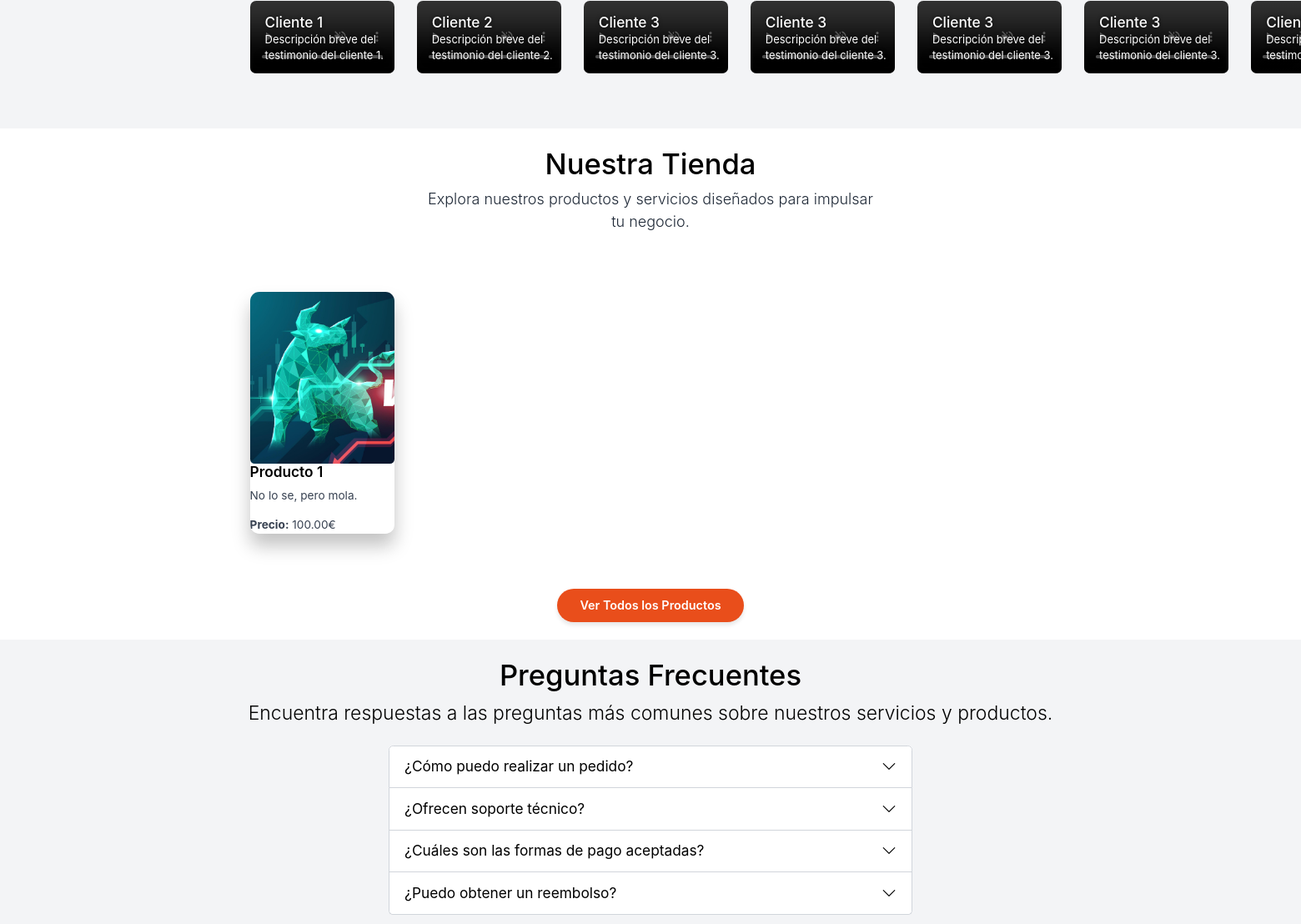
/ (middle part), run on an earlier commit of the app's database.
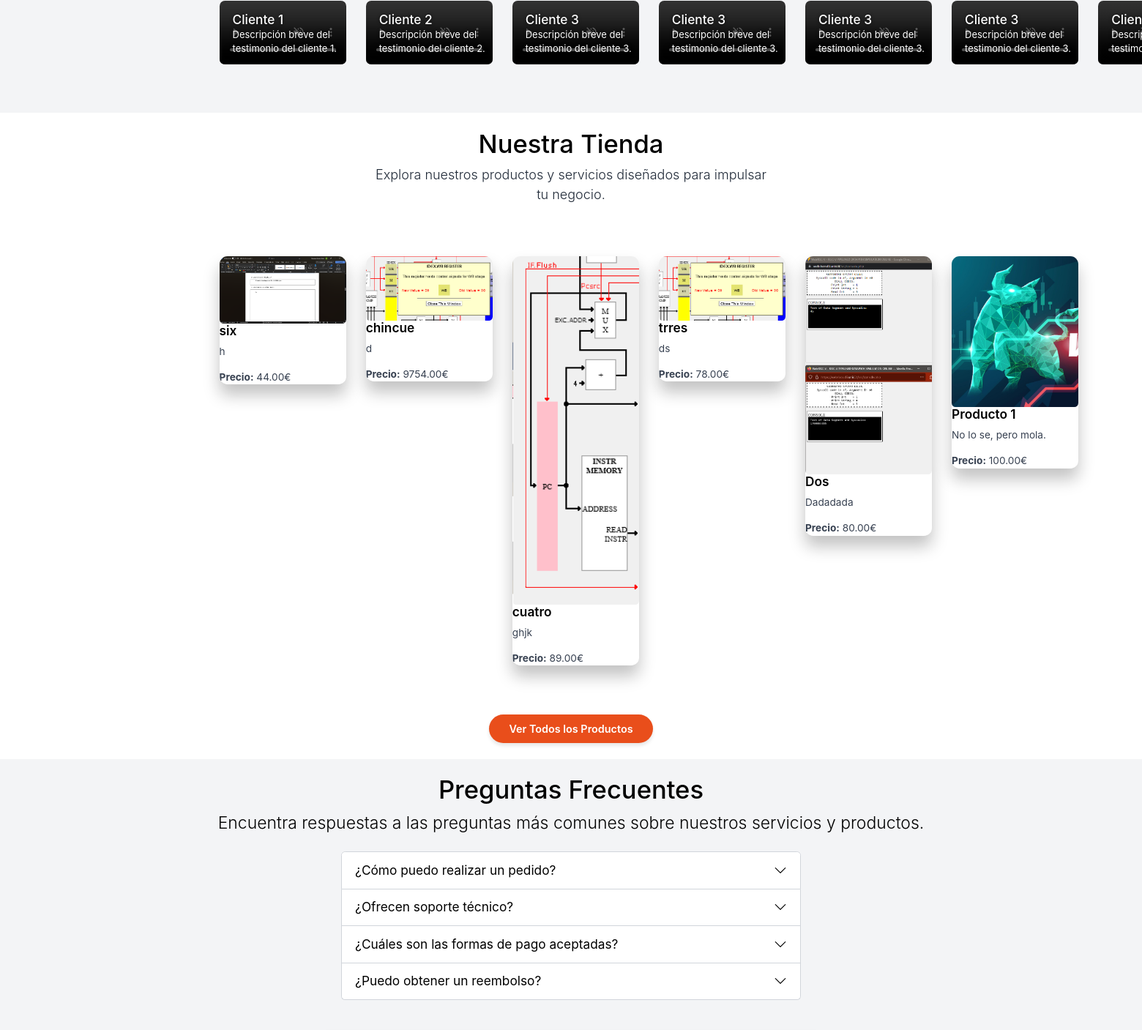
And on a later commit of the database.
### app/models.py (models this page shows, shortened)
class Product(db.Model):
    __tablename__ = 'product'
    id = db.Column(db.Integer, primary_key=True)
    name = db.Column(db.String(150), nullable=False)
    description = db.Column(db.Text, nullable=False)
    features = db.Column(db.Text, nullable=True)
    type = db.Column(db.String(50), nullable=False, default='NFC')
    image_file = db.Column(db.String(20), nullable=True, default='default_product.jpg')
    discount = db.Column(db.Float, nullable=True, default=0)
    price = db.Column(db.Float, nullable=False)
    stock = db.Column(db.Integer, nullable=False, default=0)
    date_added = db.Column(db.DateTime, default=datetime.utcnow)
    cart_items = db.relationship('CartItem', backref='product', lazy=True)
    images = db.relationship('ProductImage', backref='product', lazy=True)

### app/routes.py (the view)
@app.route('/')
@app.route('/<lang_code>')
def index(lang_code=None):
    products = Product.query.order_by(Product.date_added.desc()).limit(6).all()
    add_to_cart_form = AddToCartForm()
    return render_template('index.html', products=products, add_to_cart_form=add_to_cart_form)

### app/routes.py (called while the page is built)
@app.before_request
def parse_url():
    path = request.path
    g.lang_code = 'en'
    if path.startswith('/es'):
        g.lang_code = 'es'
    elif path.startswith('/en'):
        if len(path) == 3:
            return redirect('/', code=301)
        path = path[3:]
        return redirect(path, code=301)
    return None

@app.context_processor
def inject_logout_form():
    logout_form = LogoutForm()
    return dict(logout_form=logout_form)

@app.context_processor
def inject_add_to_cart_form():
    form = AddToCartForm()
    return dict(add_to_cart_form=form)

### app/utils.py (called while the page is built)
def url_for_locale(url, lang):
    out = url_for(url)
    if lang != 'en':
        if out == '/':
            out = '/es'
        else:
            out = '/es' + out
    return out

### app/templates/index.html (shortened to what the changed rows need)
{% extends "app.html" %}
{% block content %}
<main>
    <section class="store-section py-4">
        <div class="container">
            <div class="row mb-5 text-center">
                <div class="col-12">
                    <h2>{{ _('Nuestra Tienda') }}</h2>
                </div>
            </div>
            <div class="swiper-container">
                <div class="swiper-wrapper">
                    {% for product in products %}
                    <div class="swiper-slide">
                        <div class="card h-100 shadow-sm">
                            <a href="{{ url_for('product_detail', product_id=product.id) }}">
                                <img src="{{ url_for('static', filename='img/' ~ product.image_file) }}" class="card-img-top img-fluid rounded" alt="{{ product.name }}">
                            </a>
                            <div class="card-body d-flex flex-column">
                                <h5 class="card-title">
                                    <a href="{{ url_for('product_detail', product_id=product.id) }}" class="text-decoration-none text-dark">
                                        {{ product.name }}
                                    </a>
                                </h5>
                                <p class="card-text">{{ product.description }}</p>
                                <p class="card-text"><strong>{{ _('Precio') }}:</strong> {{ "%.2f"|format(product.price) }}€</p>
                            </div>
                        </div>
                    </div>
                    {% endfor %}
                </div>
            </div>
        </div>
    </section>
    <section id="faq" class="faq-section py-4 bg-light">
        <div class="container">
            <div class="row mb-2 text-center">
                <div class="col-12">
                    <h2>{{ _('Preguntas Frecuentes') }}</h2>
                </div>
            </div>
            <div class="row justify-content-center">
                <div class="col-lg-8">
                    <div class="accordion" id="faqAccordion">
                        <div class="accordion-item">
                            <h2 class="accordion-header" id="headingOne">
                                <button class="accordion-button collapsed" type="button" data-bs-toggle="collapse" data-bs-target="#collapseOne" aria-expanded="false" aria-controls="collapseOne">
                                    {{ _('¿Cómo puedo realizar un pedido?') }}
                                </button>
                            </h2>
                        </div>
                        <div class="accordion-item">
                            <h2 class="accordion-header" id="headingTwo">
                                <button class="accordion-button collapsed" type="button" data-bs-toggle="collapse" data-bs-target="#collapseTwo" aria-expanded="false" aria-controls="collapseTwo">
                                    {{ _('¿Ofrecen soporte técnico?') }}
                                </button>
                            </h2>
                        </div>
                        <div class="accordion-item">
                            <h2 class="accordion-header" id="headingThree">
                                <button class="accordion-button collapsed" type="button" data-bs-toggle="collapse" data-bs-target="#collapseThree" aria-expanded="false" aria-controls="collapseThree">
                                    {{ _('¿Cuáles son las formas de pago aceptadas?') }}
                                </button>
                            </h2>
                        </div>
                        <div class="accordion-item">
                            <h2 class="accordion-header" id="headingFour">
                                <button class="accordion-button collapsed" type="button" data-bs-toggle="collapse" data-bs-target="#collapseFour" aria-expanded="false" aria-controls="collapseFour">
                                    {{ _('¿Puedo obtener un reembolso?') }}
                                </button>
                            </h2>
                        </div>
                    </div>
                </div>
            </div>
        </div>
</main>
{% endblock %}

What changed in the data, as far as the page shows it:
added Product: image_file (picture), name "six", description "h", price "44.00"
added Product: image_file (picture), name "chincue", description "d", price "9754.00"
added Product: image_file (picture), name "cuatro", description "ghjk", price "89.00"
added Product: image_file (picture), name "trres", description "ds", price "78.00"
added Product: image_file (picture), name "Dos", description "Dadadada", price "80.00"
